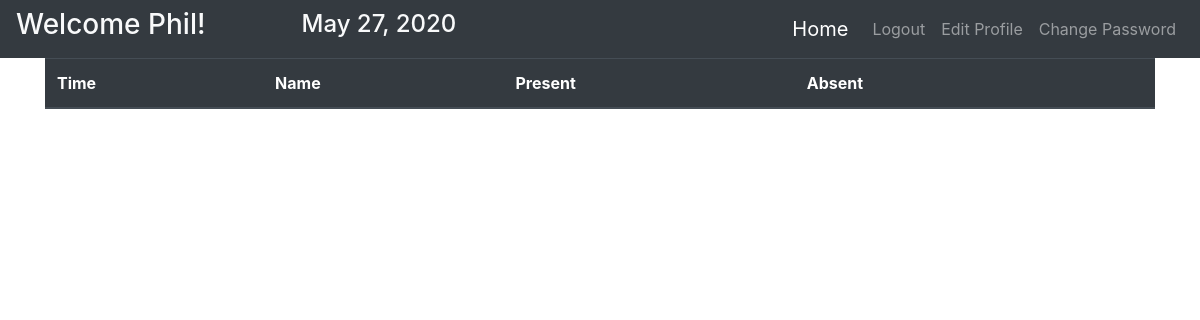
Before: /teacher/9/ (signed in) with the older database file.
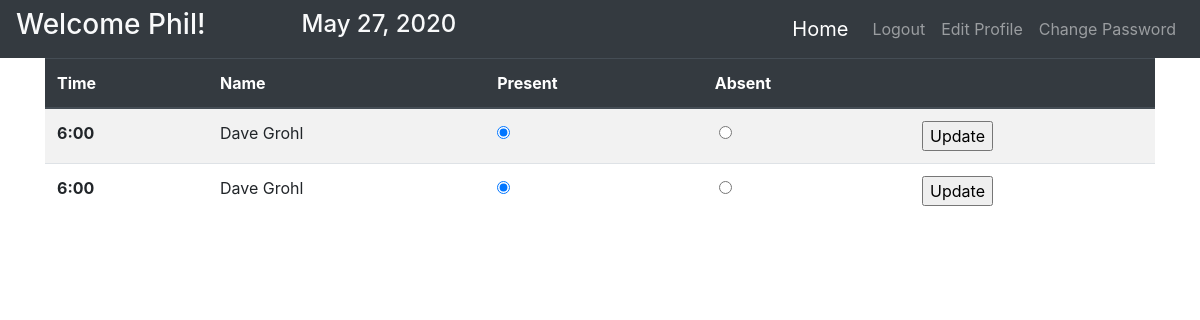
After: the same page with the newer database file.
### rm_sam/models.py (models this page shows, shortened)
class Lesson(models.Model):
    student = models.ForeignKey(Student, on_delete=models.CASCADE)
    teacher = models.ForeignKey(Teacher, on_delete=models.CASCADE)
    date = models.DateField(auto_now=False, auto_now_add=False, default=datetime.date.today)
    present = models.BooleanField(default=False)
    marked = models.BooleanField(default=False)
    created = models.DateField(auto_now_add=True)
    creator = models.ForeignKey(User, **NULL_AND_BLANK, on_delete=models.CASCADE)
    def is_today(self):
        return timezone.localdate() == self.date

class Student(models.Model):
    first = models.CharField(max_length=100)
    last = models.CharField(max_length=100)
    email = models.EmailField(max_length=100, null=True)
    phone = models.CharField(max_length=10)
    time = models.CharField(max_length=30)
    day = models.CharField(max_length=100)
    start_date = models.DateField(auto_now_add=False, auto_now=False, default=datetime.date.today)
    end_date = models.DateField(auto_now=False, auto_now_add=False, null=True)
    instrument = models.CharField(max_length=100, null=True)
    teacher = models.ForeignKey(Teacher, on_delete=models.CASCADE)
    charge_rate = models.CharField(max_length=30, default='2020 rate')
    notes = models.TextField(blank=True, null=True)
    parent_first = models.CharField(max_length=100, null=True)
    parent_last = models.CharField(max_length=100, null=True)
    birthdate = models.DateField(auto_now=False, auto_now_add=False, blank=True, null=True)
    present = models.IntegerField(default=0)
    unexcused = models.IntegerField(default=0)
    make_up = models.IntegerField(default=0)
    vacay_start_date = models.DateField(auto_now=False, auto_now_add=False, blank=True, null=True)
    vacay_end_date = models.DateField(auto_now=False, auto_now_add=False, blank=True, null=True)
    active = models.BooleanField(default=True)
    creator = models.ForeignKey(User, **NULL_AND_BLANK, on_delete=models.CASCADE)
    created = models.DateField(auto_now_add=True)

### rm_sam/views.py (the view)
# urls.py: path('teacher/<int:teacher_id>/', views.teacher, name='teacher'),
@login_required(login_url='/login/')
def teacher(request, teacher_id):
    today = timezone.localdate()
    lessons = Lesson.objects.filter(teacher=teacher_id, date__range=["2020-01-01", today], marked=False)
    students = Student.objects.filter(teacher=teacher_id)
    current_teacher = Teacher.objects.filter(id=teacher_id)
    user_id = request.user.id
    this_teacher = Teacher.objects.get(user_id=user_id)
    return render(request, 'teacher.html',
                  {'current_teacher': current_teacher, 'lessons': lessons, 'students': students, 'today': today})

### templates/teacher.html (shortened to what this page needs)
<!DOCTYPE html>
<html lang="en">
<head>
    <link rel="stylesheet" href="https://maxcdn.bootstrapcdn.com/bootstrap/4.4.1/css/bootstrap.min.css">
</head>
<body>
<nav class="navbar navbar-expand-lg navbar-dark bg-dark">
    <h3 class="h3 text-light mr-5">Welcome {{ user.first_name }}!</h3>
    <h4 class="h4 text-light ml-5">{{ today }}</h4>
    <div class="collapse navbar-collapse" id="navbarSupportedContent">
        <ul class="navbar-nav ml-auto">
            <li class="nav-item">
                <a class="navbar-brand" href="{% url 'home' %}">Home</a>
            </li>
            <li class="nav-item">
                <a class="nav-link" href="{% url 'logout' %}">Logout</a>
            </li>
            <li class="nav-item">
                <a class="nav-link" href="{% url 'edit_profile' %}">Edit Profile</a>
            </li>
            <li class="nav-item">
                <a class="nav-link" href="{% url 'change_password' %}">Change Password</a>
            </li>
        </ul>
    </div>
</nav>
<div class="container">
    <table class="table table-striped">
        <thead class="thead-dark">
        <tr>
            <th scope="col">Time</th>
            <th scope="col">Name</th>
            <th scope="col">Present</th>
            <th scope="col">Absent</th>
            <th scope="col"></th>
        </tr>
        </thead>
        <tbody>
        {% for lesson in lessons %}
            {% if lesson.is_today %}
                <tr>
                <th scope="row">{{ lesson.student.time }}</th>
                <td>{{ lesson.student.first }} {{ lesson.student.last }}</td>
                <td>
                    <input form="{{ lesson.id }}_form" type="radio" id="{{ lesson.id }}_present"
                           name="{{ lesson.id }}_attendance" value="true" checked="checked">
                </td>
                <td>
                    <input form="{{ lesson.id }}_form" type="radio" id="{{ lesson.id }}_not_here"
                           name="{{ lesson.id }}_attendance" value="false">
                </td>
                <td><input form="{{ lesson.id }}_form" type="submit" id="{{ lesson.id }}_update" value="Update"></td>
            {% endif %}
        {% endfor %}
        </tbody>
    </table>
</div>
</body>
</html>

Changed rows visible on the page:
added Lesson: student.time "6:00", student.first "Dave", student.last "Grohl"
added Lesson: student.time "6:00", student.first "Dave", student.last "Grohl"
